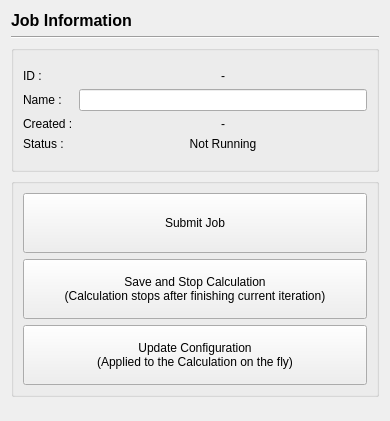
<?xml version="1.0" encoding="UTF-8"?>
<ui version="4.0">
 <class>JobInformationPage</class>
 <widget class="QWidget" name="JobInformationPage">
  <property name="geometry">
   <rect>
    <x>0</x>
    <y>0</y>
    <width>390</width>
    <height>421</height>
   </rect>
  </property>
  <property name="windowTitle">
   <string>Form</string>
  </property>
  <layout class="QVBoxLayout" name="verticalLayout_4">
   <item>
    <widget class="QLabel" name="title">
     <property name="font">
      <font>
       <pointsize>12</pointsize>
       <bold>true</bold>
      </font>
     </property>
     <property name="text">
      <string>Job Information</string>
     </property>
    </widget>
   </item>
   <item>
    <widget class="Line" name="line">
     <property name="orientation">
      <enum>Qt::Horizontal</enum>
     </property>
    </widget>
   </item>
   <item>
    <widget class="QGroupBox" name="groupBox_2">
     <property name="title">
      <string/>
     </property>
     <layout class="QVBoxLayout" name="verticalLayout_5">
      <item>
       <widget class="QWidget" name="transientConditions" native="true">
        <layout class="QFormLayout" name="timeConditionLayout">
         <property name="leftMargin">
          <number>0</number>
         </property>
         <property name="rightMargin">
          <number>0</number>
         </property>
         <item row="0" column="0">
          <widget class="QLabel" name="label_2">
           <property name="text">
            <string>ID :</string>
           </property>
           <property name="scaledContents">
            <bool>false</bool>
           </property>
           <property name="alignment">
            <set>Qt::AlignLeading|Qt::AlignLeft|Qt::AlignVCenter</set>
           </property>
          </widget>
         </item>
         <item row="0" column="1">
          <widget class="QLabel" name="id">
           <property name="text">
            <string>-</string>
           </property>
           <property name="alignment">
            <set>Qt::AlignCenter</set>
           </property>
          </widget>
         </item>
         <item row="1" column="0">
          <widget class="QLabel" name="label_3">
           <property name="text">
            <string>Name :</string>
           </property>
          </widget>
         </item>
         <item row="3" column="0">
          <widget class="QLabel" name="label_4">
           <property name="text">
            <string>Status :</string>
           </property>
          </widget>
         </item>
         <item row="3" column="1">
          <widget class="QLabel" name="status">
           <property name="text">
            <string>Not Running</string>
           </property>
           <property name="alignment">
            <set>Qt::AlignCenter</set>
           </property>
          </widget>
         </item>
         <item row="2" column="0">
          <widget class="QLabel" name="label_5">
           <property name="text">
            <string>Created :</string>
           </property>
          </widget>
         </item>
         <item row="2" column="1">
          <widget class="QLabel" name="created">
           <property name="text">
            <string>-</string>
           </property>
           <property name="alignment">
            <set>Qt::AlignCenter</set>
           </property>
          </widget>
         </item>
         <item row="1" column="1">
          <widget class="QLineEdit" name="name"/>
         </item>
        </layout>
       </widget>
      </item>
     </layout>
    </widget>
   </item>
   <item>
    <widget class="QGroupBox" name="groupBox_3">
     <property name="title">
      <string/>
     </property>
     <layout class="QVBoxLayout" name="verticalLayout_6">
      <item>
       <widget class="QPushButton" name="submitJob">
        <property name="minimumSize">
         <size>
          <width>0</width>
          <height>60</height>
         </size>
        </property>
        <property name="text">
         <string>Submit Job</string>
        </property>
       </widget>
      </item>
      <item>
       <widget class="QPushButton" name="saveAndStopCalculation">
        <property name="enabled">
         <bool>true</bool>
        </property>
        <property name="minimumSize">
         <size>
          <width>0</width>
          <height>60</height>
         </size>
        </property>
        <property name="toolTip">
         <string extracomment="Calculation stops after finishing current iteration"/>
        </property>
        <property name="text">
         <string>Save and Stop Calculation
(Calculation stops after finishing current iteration)</string>
        </property>
       </widget>
      </item>
      <item>
       <widget class="QPushButton" name="updateConfiguration">
        <property name="enabled">
         <bool>true</bool>
        </property>
        <property name="minimumSize">
         <size>
          <width>0</width>
          <height>60</height>
         </size>
        </property>
        <property name="toolTip">
         <string extracomment="Applied to the Calculation on the fly"/>
        </property>
        <property name="toolTipDuration">
         <number>10</number>
        </property>
        <property name="statusTip">
         <string/>
        </property>
        <property name="whatsThis">
         <string/>
        </property>
        <property name="text">
         <string>Update Configuration
(Applied to the Calculation on the fly)</string>
        </property>
       </widget>
      </item>
     </layout>
    </widget>
   </item>
   <item>
    <spacer name="verticalSpacer">
     <property name="orientation">
      <enum>Qt::Vertical</enum>
     </property>
     <property name="sizeHint" stdset="0">
      <size>
       <width>20</width>
       <height>0</height>
      </size>
     </property>
    </spacer>
   </item>
  </layout>
 </widget>
 <resources/>
 <connections/>
</ui>
